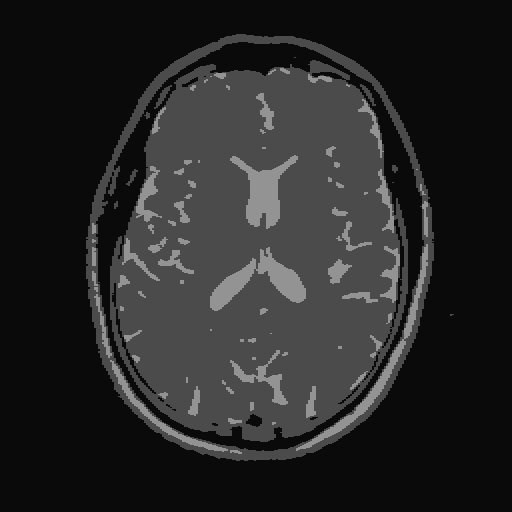
#> input picture seg_kmean.pgm, 512 x 512 px
$ python GLCM_Dis_Corr.py   (older library calls are emulated)
#> lines starting #> are read from the running program, lines starting #| are printed output that depends on the picture
import matplotlib.pyplot as plt
import skimage.io
from skimage.feature import greycomatrix, greycoprops
from skimage import data
import cv2
import numpy as np
from matplotlib import pyplot as plt
from PIL import Image, ImageEnhance


PATCH_SIZE = 21

# open the k-mean segmented image
image = skimage.io.imread('seg_kmean.pgm')
#> image is the input picture: shape (512, 512); min 10, max 147, mean 39
print(image.shape)
#| (512, 512)

# select some patches from grassy areas of the image
grass_locations = [(435, 260), (352, 223), (444, 192), (255, 405)]
grass_patches = []
for loc in grass_locations:
    grass_patches.append(image[loc[0]:loc[0] + PATCH_SIZE,
                               loc[1]:loc[1] + PATCH_SIZE])
#> after the loop, grass_patches = 4 items

# select some patches from sky areas of the image
sky_locations = [(38, 200), (156, 170), (50, 337), (145, 279)]
sky_patches = []
for loc in sky_locations:
    sky_patches.append(image[loc[0]:loc[0] + PATCH_SIZE,
                             loc[1]:loc[1] + PATCH_SIZE])
#> after the loop, sky_patches = 4 items

# compute some GLCM properties each patch
xs = []
ys = []
for patch in (grass_patches + sky_patches):
    glcm = greycomatrix(patch, distances=[5], angles=[0], levels=256,
                        symmetric=True, normed=True)
    xs.append(greycoprops(glcm, 'dissimilarity')[0, 0])
    xs_array=np.array(xs)
    print(xs_array)
    ys.append(greycoprops(glcm, 'correlation')[0, 0])
    ys_array=np.array(ys)
    print(ys_array)
#> this loop made 8 passes
#> (xs_array, ys_array) on passes 1 to 6: ([8.71], [0.732]), ([8.71, 21.21], [0.732, 0.129]), ([8.71, 21.21, 9.96], [0.732, 0.129, 0.87]), ([8.71, 21.21, 9.96, 51.59], [0.732, 0.129, 0.87, -0.0761]), ([8.71, 21.21, 9.96, 51.59, 14.12], [0.732, 0.129, 0.87, -0.0761, 0.563]), ([8.71, 21.21, 9.96, 51.59, 14.12, 17.14], [0.732, 0.129, 0.87, -0.0761, 0.563, 0.199])
#> (printed output is left out)
#> after the loop, xs = [8.71, 21.21, 9.96, 51.59, 14.12, 17.14, 15.48, 17.57]; ys = [0.732, 0.129, 0.87, -0.0761, 0.563, 0.199, 0.52, 0.344]
# create the figure
fig = plt.figure(figsize=(8, 8))

# display original image with locations of patches
ax = fig.add_subplot(3, 2, 1)
ax.imshow(image, cmap=plt.cm.gray,
          vmin=0, vmax=255)
for (y, x) in grass_locations:
    ax.plot(x + PATCH_SIZE / 2, y + PATCH_SIZE / 2, 'gs')
for (y, x) in sky_locations:
    ax.plot(x + PATCH_SIZE / 2, y + PATCH_SIZE / 2, 'bs')
ax.set_xlabel('Original Image')
ax.set_xticks([])
ax.set_yticks([])
ax.axis('image')

# for each patch, plot (dissimilarity, correlation)
ax = fig.add_subplot(3, 2, 2)
ax.plot(xs[:len(grass_patches)], ys[:len(grass_patches)], 'go',
        label='Grass')
ax.plot(xs[len(grass_patches):], ys[len(grass_patches):], 'bo',
        label='Sky')
ax.set_xlabel('GLCM Dissimilarity')
ax.set_ylabel('GLCM Correlation')
ax.legend()

# display the image patches
for i, patch in enumerate(grass_patches):
    ax = fig.add_subplot(3, len(grass_patches), len(grass_patches)*1 + i + 1)
    ax.imshow(patch, cmap=plt.cm.gray,
              vmin=0, vmax=255)
    ax.set_xlabel('Grass %d' % (i + 1))
#> this loop made 4 passes


for i, patch in enumerate(sky_patches):
    ax = fig.add_subplot(3, len(sky_patches), len(sky_patches)*2 + i + 1)
    ax.imshow(patch, cmap=plt.cm.gray,
              vmin=0, vmax=255)
    ax.set_xlabel('Sky %d' % (i + 1))


# display the patches and plot
fig.suptitle('Grey level co-occurrence matrix features', fontsize=14, y=1.05)
plt.tight_layout()
#plt.savefig('glcm-feature.png')
plt.show()
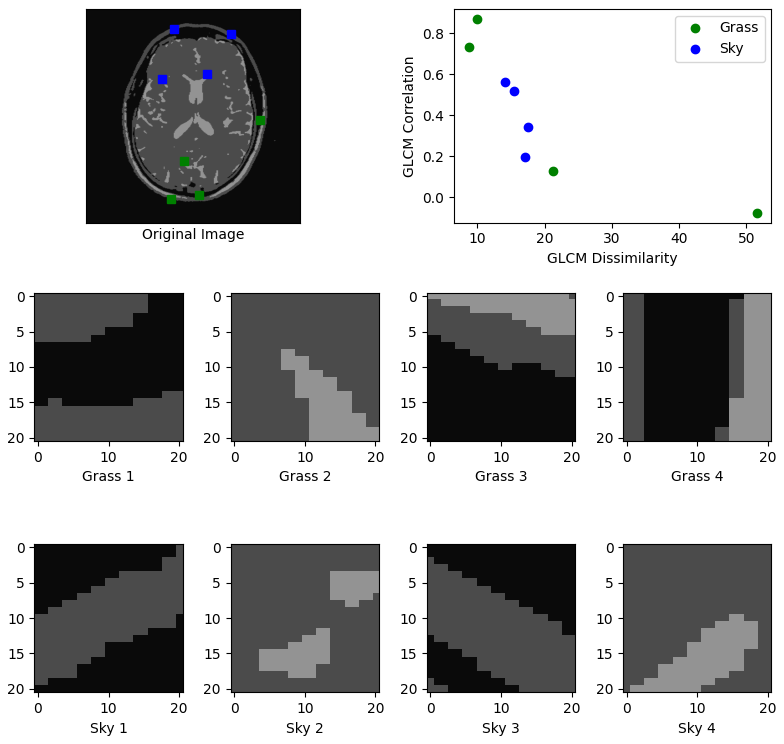
#> figure drawn by matplotlib, 10 panels
